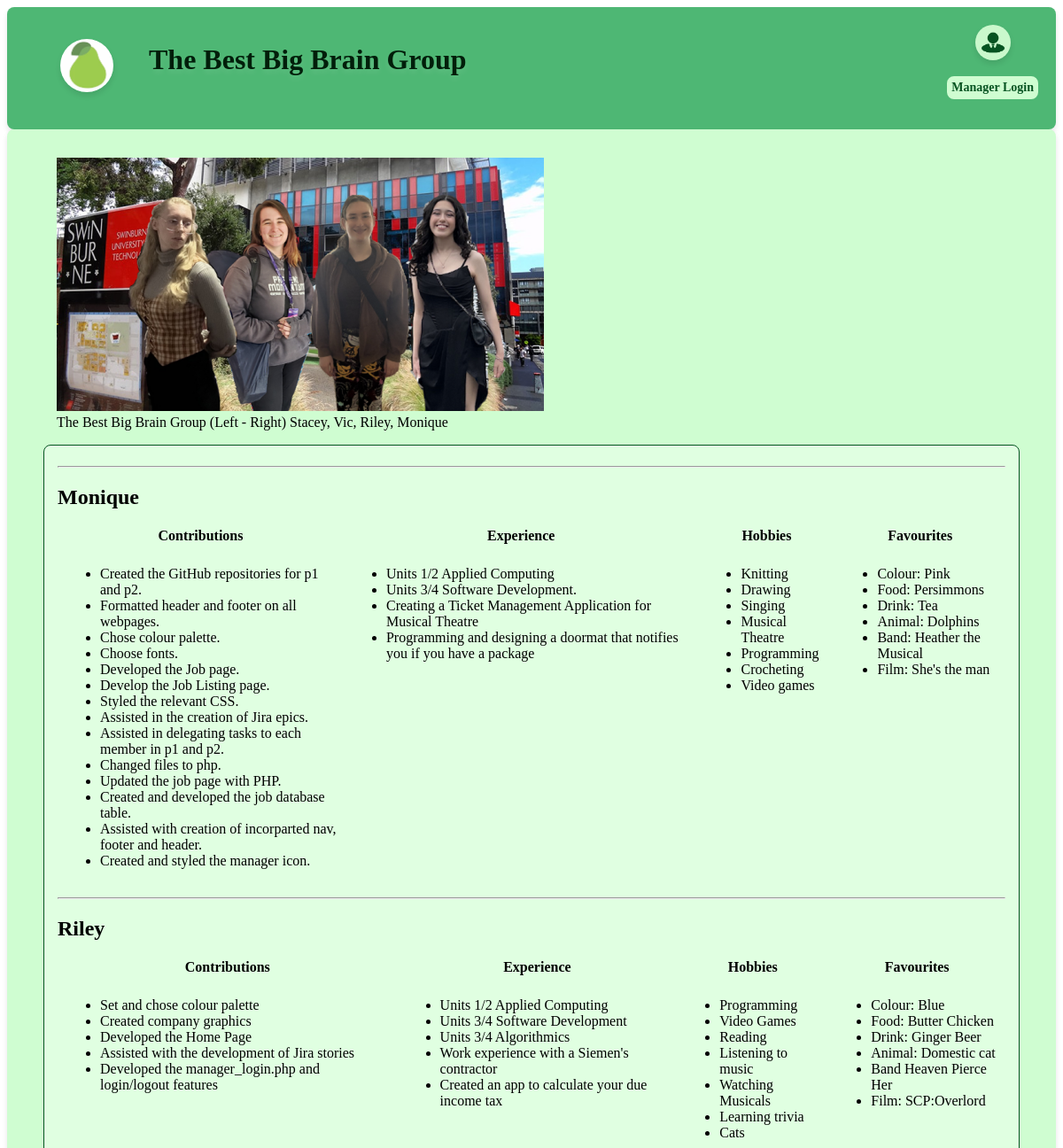
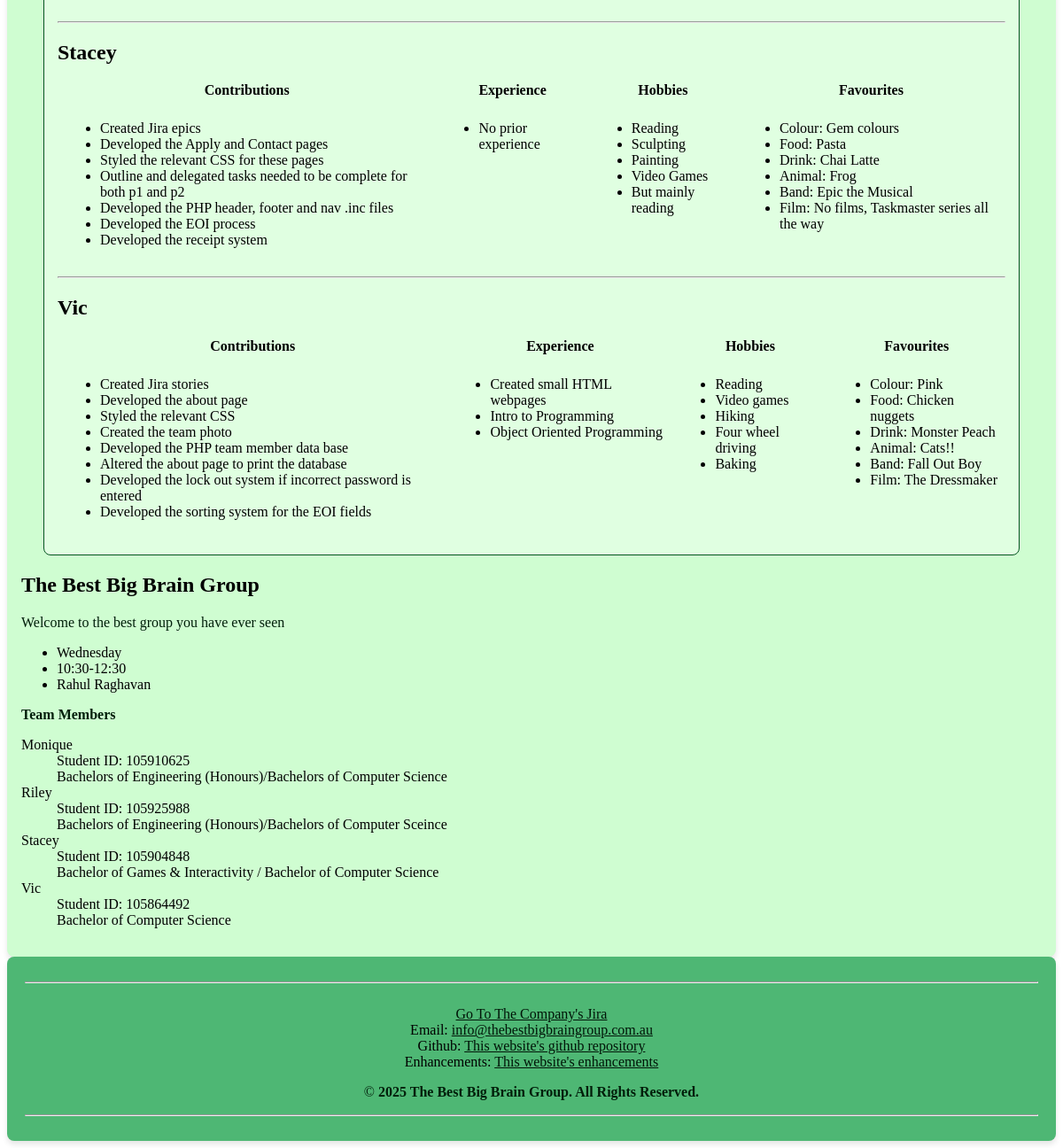
Page /about.php on the committed database (2 pictures, top to bottom).
### tables this page shows
CREATE TABLE `about` (
  `team_member_id` int(3) NOT NULL,
  `member_name` text NOT NULL,
  `member_student_id` varchar(9) NOT NULL,
  `member_degree` text NOT NULL,
  `member_contribution` text NOT NULL,
  `member_experience` text NOT NULL,
  `member_hobby` text NOT NULL,
  `member_favourite` text NOT NULL
);

### about.php (the view, shortened to what this page needs)
<!DOCTYPE html>
<html lang = "en">
    <head>
        <link rel="stylesheet" href="styles/styles.css">
    </head>
    <body>
        <?php include 'header.inc'; ?>
        <main id="About_Team">
            <div class="Team_Photo">
                <figure>
                    <img id="Photo_Team" src="images/Team_Photo.png" alt="The team in front of Swinburne university. From left to right the order is Stacey, Vic, Riley and Monique">
                    <figcaption>The Best Big Brain Group (Left - Right) Stacey, Vic, Riley, Monique</figcaption>
                </figure>
            </div>
            <div class="Individual_Profiles">
            <?php
            require_once "settings.php";
            $dbconn = mysqli_connect($host, $user, $pwd, $db);
            if ($dbconn) {
            $query = "SELECT * FROM about";
            $result = mysqli_query($dbconn, $query);
            if ($result) {
                while ($row = mysqli_fetch_assoc($result)) {
                    echo "<section class='Individual_Profile'>";
                    echo "<hr>";
                    echo "<div class='Member_Name'>";
                    echo "<h2 id='" . htmlspecialchars($row['member_name']) . "'>" . htmlspecialchars($row['member_name']) . "</h2>";
                    echo "</div>";
                    echo "<table class='Member_Table'>";
                    echo "<thead>
                            <tr>
                                <th>Contributions</th>
                                <th>Experience</th>
                                <th>Hobbies</th>
                                <th>Favourites</th>
                            </tr>
                        </thead>";
                    echo "<tbody>";
                    echo "<tr class='Member_Table_Row'>";
                    echo "<td><ul>";
                    foreach (explode("*", $row['member_contribution']) as $line) {
                        echo "<li>" . htmlspecialchars(trim($line)) . "</li>";
                    }
                    echo "</ul></td>";
                    echo "<td><ul>";
                    foreach (explode("*", $row['member_experience']) as $line) {
                        echo "<li>" . htmlspecialchars(trim($line)) . "</li>";
                    }
                    echo "</ul></td>";
                    echo "<td><ul>";
                    foreach (explode("*", $row['member_hobby']) as $line) {
                        echo "<li>" . htmlspecialchars(trim($line)) . "</li>";
                    }
                    echo "</ul></td>";
                    echo "<td><ul>";
                    foreach (explode("*", $row['member_favourite']) as $line) {
                        echo "<li>" . htmlspecialchars(trim($line)) . "</li>";
                    }
                    echo "</ul></td>";
                    echo "</tr>";
                    echo "</tbody>";
                    echo "</table>";
                    echo "</section>";
                }
                } else {
                    echo "<p>Error fetching data.</p>";
                }
            } else {
                echo "<p>Database connection failed.</p>";
            }
        ?>
            </div>
            <div class="Team_Profile">
                    <h2>The Best Big Brain Group</h2>
                    <p>Welcome to the best group you have ever seen</p>
                    <ul>
                        <li>Wednesday</li>
                        <li>10:30-12:30</li>
                        <li>Rahul Raghavan</li>
                    </ul>
                    <p><strong>Team Members</strong></p>
                    <dl>
                        <dt>Monique</dt>
                            <dd>Student ID: 105910625</dd>
                            <dd>Bachelors of Engineering (Honours)/Bachelors of Computer Science</dd>
                        <dt>Riley</dt>
                            <dd>Student ID: 105925988</dd>
                            <dd>Bachelors of Engineering (Honours)/Bachelors of Computer Sceince</dd>
                        <dt>Stacey</dt>
                            <dd>Student ID: 105904848</dd>
                            <dd>Bachelor of Games &amp; Interactivity / Bachelor of Computer Science </dd>
                        <dt>Vic</dt>
                            <dd>Student ID: 105864492</dd>
                            <dd>Bachelor of Computer Science</dd>
                    </dl>
            </div>
        </main>
        <?php include 'footer.inc'; ?>
    </body>
</html>

### styles/styles.css (style rules this page uses)
* { font-family: Georgia, 'Times New Roman', Times, serif }
p { color: #011e0a; }
main { border-radius: 8px; padding: 16px; background-color: #cffdd1; box-shadow: 0px 4px 6px rgba(0, 0, 0, 0.1); overflow: hidden; }
label, p { color: #011e0a;; }
.Individual_Profiles { display: block; box-sizing: border-box; background-color: #e0ffe1;; border: 1px solid #065321; border-radius: 8px; margin: 15px 25px; padding: 15px; transition: background-color 0.3s ease; }
.Individual_Profiles table { width: 100%; margin: 0; border-collapse: collapse; }
.Individual_Profiles td { padding: 8px; vertical-align: top; text-align: left; }

### rows in the picture
about: member_name "Monique", member_contribution "Created the GitHub repositories for p1 and p2.", member_contribution "Formatted header and footer on all webpages.", member_contribution "Chose colour palette.", member_contribution "Choose fonts.", member_contribution "Developed the Job page.", member_contribution "Develop the Job Listing page.", member_contribution "Styled the relevant CSS.", member_contribution "Assisted in the creation of Jira epics.", member_contribution "Assisted in delegating tasks to each member in p1 and p2.", member_contribution "Changed files to php.", member_contribution "Updated the job page with PHP.", member_contribution "Created and developed the job database table.", member_contribution "Assisted with creation of incorparted nav, footer and header.", member_contribution "Created and styled the manager icon.", member_experience "Units 1/2 Applied Computing", member_experience "Units 3/4 Software Development.", member_experience "Creating a Ticket Management Application for Musical Theatre", member_experience "Programming and designing a doormat that notifies you if you have a package", member_hobby "Knitting", member_hobby "Drawing", member_hobby "Singing", member_hobby "Musical Theatre", member_hobby "Programming", member_hobby "Crocheting", member_hobby "Video games", member_favourite "Colour: Pink", member_favourite "Food: Persimmons", member_favourite "Drink: Tea", member_favourite "Animal: Dolphins", member_favourite "Band: Heather the Musical", member_favourite "Film: She's the man"
about: member_name "Riley", member_contribution "Set and chose colour palette", member_contribution "Created company graphics", member_contribution "Developed the Home Page", member_contribution "Assisted with the development of Jira stories", member_contribution "Developed the manager_login.php and login/logout features", member_experience "Units 1/2 Applied Computing", member_experience "Units 3/4 Software Development", member_experience "Units 3/4 Algorithmics", member_experience "Work experience with a Siemen's contractor", member_experience "Created an app to calculate your due income tax", member_hobby "Programming", member_hobby "Video Games", member_hobby "Reading", member_hobby "Listening to music", member_hobby "Watching Musicals", member_hobby "Learning trivia", member_hobby "Cats", member_favourite "Colour: Blue", member_favourite "Food: Butter Chicken", member_favourite "Drink: Ginger Beer", member_favourite "Animal: Domestic cat", member_favourite "Band Heaven Pierce Her", member_favourite "Film: SCP:Overlord"
about: member_name "Stacey", member_contribution "Created Jira epics", member_contribution "Developed the Apply and Contact pages", member_contribution "Styled the relevant CSS for these pages", member_contribution "Outline and delegated tasks needed to be complete for both p1 and p2", member_contribution "Developed the PHP header, footer and nav .inc files", member_contribution "Developed the EOI process", member_contribution "Developed the receipt system", member_experience "No prior experience", member_hobby "Reading", member_hobby "Sculpting", member_hobby "Painting", member_hobby "Video Games", member_hobby "But mainly reading", member_favourite "Colour: Gem colours", member_favourite "Food: Pasta", member_favourite "Drink: Chai Latte", member_favourite "Animal: Frog", member_favourite "Band: Epic the Musical", member_favourite "Film: No films, Taskmaster series all the way"
about: member_name "Vic", member_contribution "Created Jira stories", member_contribution "Developed the about page", member_contribution "Styled the relevant CSS", member_contribution "Created the team photo", member_contribution "Developed the PHP team member data base", member_contribution "Altered the about page to print the database", member_contribution "Developed the lock out system if incorrect password is entered", member_contribution "Developed the sorting system for the EOI fields", member_experience "Created small HTML webpages", member_experience "Intro to Programming", member_experience "Object Oriented Programming", member_hobby "Reading", member_hobby "Video games", member_hobby "Hiking", member_hobby "Four wheel driving", member_hobby "Baking", member_favourite "Colour: Pink", member_favourite "Food: Chicken nuggets", member_favourite "Drink: Monster Peach", member_favourite "Animal: Cats!!", member_favourite "Band: Fall Out Boy", member_favourite "Film: The Dressmaker"
